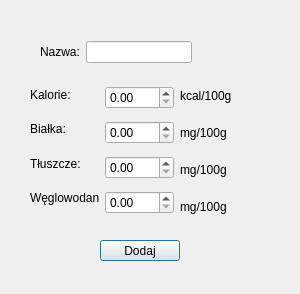
<?xml version="1.0" encoding="UTF-8"?>
<ui version="4.0">
 <class>AddOwnProductWindow</class>
 <widget class="QDialog" name="AddOwnProductWindow">
  <property name="geometry">
   <rect>
    <x>0</x>
    <y>0</y>
    <width>300</width>
    <height>294</height>
   </rect>
  </property>
  <property name="minimumSize">
   <size>
    <width>300</width>
    <height>294</height>
   </size>
  </property>
  <property name="maximumSize">
   <size>
    <width>300</width>
    <height>294</height>
   </size>
  </property>
  <property name="windowTitle">
   <string>Dialog</string>
  </property>
  <widget class="QPushButton" name="pushButton">
   <property name="geometry">
    <rect>
     <x>100</x>
     <y>240</y>
     <width>80</width>
     <height>21</height>
    </rect>
   </property>
   <property name="text">
    <string>Dodaj</string>
   </property>
  </widget>
  <widget class="QWidget" name="layoutWidget">
   <property name="geometry">
    <rect>
     <x>40</x>
     <y>40</y>
     <width>152</width>
     <height>24</height>
    </rect>
   </property>
   <layout class="QHBoxLayout" name="horizontalLayout">
    <item>
     <widget class="QLabel" name="label">
      <property name="text">
       <string>Nazwa:</string>
      </property>
     </widget>
    </item>
    <item>
     <widget class="QLineEdit" name="lineEdit"/>
    </item>
   </layout>
  </widget>
  <widget class="QWidget" name="layoutWidget">
   <property name="geometry">
    <rect>
     <x>30</x>
     <y>80</y>
     <width>252</width>
     <height>142</height>
    </rect>
   </property>
   <layout class="QHBoxLayout" name="horizontalLayout_2">
    <property name="rightMargin">
     <number>50</number>
    </property>
    <item>
     <layout class="QVBoxLayout" name="verticalLayout_3">
      <property name="bottomMargin">
       <number>10</number>
      </property>
      <item>
       <widget class="QLabel" name="label_2">
        <property name="text">
         <string>Kalorie:</string>
        </property>
       </widget>
      </item>
      <item>
       <widget class="QLabel" name="label_3">
        <property name="text">
         <string>Białka:</string>
        </property>
       </widget>
      </item>
      <item>
       <widget class="QLabel" name="label_4">
        <property name="text">
         <string>Tłuszcze:</string>
        </property>
       </widget>
      </item>
      <item>
       <widget class="QLabel" name="label_5">
        <property name="text">
         <string>Węglowodany:</string>
        </property>
       </widget>
      </item>
     </layout>
    </item>
    <item>
     <layout class="QVBoxLayout" name="verticalLayout">
      <item>
       <widget class="QDoubleSpinBox" name="doubleSpinBox">
        <property name="maximum">
         <double>9999.989999999999782</double>
        </property>
       </widget>
      </item>
      <item>
       <widget class="QDoubleSpinBox" name="doubleSpinBox_2">
        <property name="maximum">
         <double>9999.989999999999782</double>
        </property>
       </widget>
      </item>
      <item>
       <widget class="QDoubleSpinBox" name="doubleSpinBox_3">
        <property name="decimals">
         <number>2</number>
        </property>
        <property name="maximum">
         <double>9999.989999999999782</double>
        </property>
       </widget>
      </item>
      <item>
       <widget class="QDoubleSpinBox" name="doubleSpinBox_4">
        <property name="maximum">
         <double>9999.989999999999782</double>
        </property>
       </widget>
      </item>
     </layout>
    </item>
    <item>
     <layout class="QVBoxLayout" name="verticalLayout_2">
      <item>
       <widget class="QLabel" name="label_9">
        <property name="text">
         <string>kcal/100g</string>
        </property>
       </widget>
      </item>
      <item>
       <widget class="QLabel" name="label_6">
        <property name="text">
         <string>mg/100g</string>
        </property>
       </widget>
      </item>
      <item>
       <widget class="QLabel" name="label_7">
        <property name="text">
         <string>mg/100g</string>
        </property>
       </widget>
      </item>
      <item>
       <widget class="QLabel" name="label_8">
        <property name="text">
         <string>mg/100g</string>
        </property>
       </widget>
      </item>
     </layout>
    </item>
   </layout>
  </widget>
 </widget>
 <resources/>
 <connections/>
</ui>
